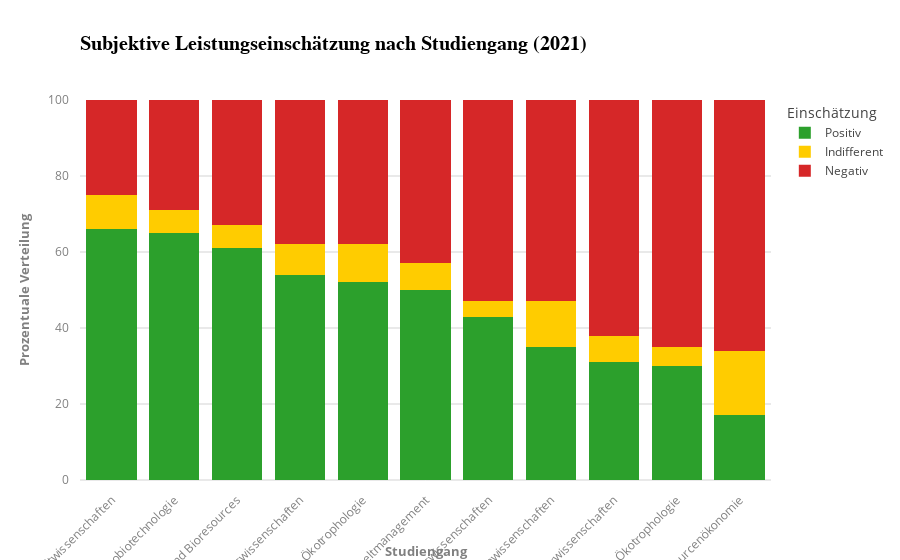

The code cell stored with this chart in its notebook:
### Code cell
import pandas as pd
import plotly.express as px

# Sicherstellen, dass 2024 in den Daten vorhanden ist
jahr = "2021"

df_2024 = sheets[jahr]

# Studiengänge automatisch erkennen
studiengaenge = [col for col in df_2024.columns if "Bachelor" in col or "Master" in col]

# Extrahiere die subjektive Leistungseinschätzung (Positiv, Indifferent, Negativ)
positiv_2024 = df_2024[(df_2024["Variable"] == "Subjektive Leistungseinschätzung") & 
                        (df_2024["Category"] == "Positiv Einschätzung (%)")][studiengaenge]

indifferent_2024 = df_2024[(df_2024["Variable"] == "Subjektive Leistungseinschätzung") & 
                            (df_2024["Category"] == "Indifferent (%)")][studiengaenge]

negativ_2024 = df_2024[(df_2024["Variable"] == "Subjektive Leistungseinschätzung") & 
                        (df_2024["Category"] == "Negativ Einschätzung (%)")][studiengaenge]

# DataFrame zur Visualisierung vorbereiten
df_studiengang_2024 = pd.concat([positiv_2024, indifferent_2024, negativ_2024], keys=["Positiv", "Indifferent", "Negativ"])
df_studiengang_2024 = df_studiengang_2024.T.reset_index()
df_studiengang_2024.columns = ["Studiengang", "Positiv", "Indifferent", "Negativ"]

# **Studiengänge ohne Werte entfernen (Zeilen mit NaN oder nur 0 entfernen)**
df_studiengang_2024 = df_studiengang_2024.dropna().replace(0, pd.NA).dropna()

# **Nach positiver Einschätzung absteigend sortieren**
df_studiengang_2024 = df_studiengang_2024.sort_values(by="Positiv", ascending=False)

# DataFrame umstrukturieren für gestapeltes Balkendiagramm
df_melted = df_studiengang_2024.melt(id_vars="Studiengang", var_name="Einschätzung", value_name="Prozent")

# Farben definieren
color_map = {
    "Positiv": "#2ca02c",   # Grün
    "Indifferent": "#ffcc00",  # Gelb
    "Negativ": "#d62728"   # Rot
}

# Gestapeltes Balkendiagramm erstellen
fig = px.bar(
    df_melted,
    x="Studiengang",
    y="Prozent",
    color="Einschätzung",
    barmode="stack",
    title="Subjektive Leistungseinschätzung nach Studiengang (2021)",
    color_discrete_map=color_map,
    template="infoviz"
)

# Layout-Anpassungen
fig.update_layout(
    xaxis=dict(title="Studiengang", tickangle=-45),
    yaxis=dict(title="Prozentuale Verteilung", range=[0, 100]),
    legend_title="Einschätzung"
)

fig.show()

### Figure 1 — Plotly figure (JSON) as saved in the notebook; plotly's stock layout.template omitted (floating-point values rounded to 4 significant figures)
{"data": [{"hovertemplate": "Einschätzung=Positiv<br>Studiengang=%{x}<br>Prozent=%{y}<extra></extra>", "legendgroup": "Positiv", "marker": {"color": "#2ca02c", "pattern": {"shape": ""}}, "name": "Positiv", "orientation": "v", "showlegend": true, "textposition": "auto", "type": "bar", "x": ["Master Umweltwissenschaften", "Master Agrobiotechnologie", "Master Insect Biotechnology and Bioresources", "Master Ernährungswissenschaften", "Master Ökotrophologie", "Bachelor Umweltmanagement", "Bachelor Ernährungswissenschaften", "Master Nutzpflanzenwissenschaften", "Bachelor Agrarwissenschaften", "Bachelor Ökotrophologie", "Master Agrar- und Ressourcenökonomie"], "xaxis": "x", "y": [66.0, 65.0, 61.0, 54.0, 52.0, 50.0, 43.0, 35.0, 31.0, 30.0, 17.0], "yaxis": "y"}, {"hovertemplate": "Einschätzung=Indifferent<br>Studiengang=%{x}<br>Prozent=%{y}<extra></extra>", "legendgroup": "Indifferent", "marker": {"color": "#ffcc00", "pattern": {"shape": ""}}, "name": "Indifferent", "orientation": "v", "showlegend": true, "textposition": "auto", "type": "bar", "x": ["Master Umweltwissenschaften", "Master Agrobiotechnologie", "Master Insect Biotechnology and Bioresources", "Master Ernährungswissenschaften", "Master Ökotrophologie", "Bachelor Umweltmanagement", "Bachelor Ernährungswissenschaften", "Master Nutzpflanzenwissenschaften", "Bachelor Agrarwissenschaften", "Bachelor Ökotrophologie", "Master Agrar- und Ressourcenökonomie"], "xaxis": "x", "y": [9.0, 6.0, 6.0, 8.0, 10.0, 7.0, 4.0, 12.0, 7.0, 5.0, 17.0], "yaxis": "y"}, {"hovertemplate": "Einschätzung=Negativ<br>Studiengang=%{x}<br>Prozent=%{y}<extra></extra>", "legendgroup": "Negativ", "marker": {"color": "#d62728", "pattern": {"shape": ""}}, "name": "Negativ", "orientation": "v", "showlegend": true, "textposition": "auto", "type": "bar", "x": ["Master Umweltwissenschaften", "Master Agrobiotechnologie", "Master Insect Biotechnology and Bioresources", "Master Ernährungswissenschaften", "Master Ökotrophologie", "Bachelor Umweltmanagement", "Bachelor Ernährungswissenschaften", "Master Nutzpflanzenwissenschaften", "Bachelor Agrarwissenschaften", "Bachelor Ökotrophologie", "Master Agrar- und Ressourcenökonomie"], "xaxis": "x", "y": [25.0, 29.0, 33.0, 38.0, 38.0, 43.0, 53.0, 53.0, 62.0, 65.0, 67.0], "yaxis": "y"}], "layout": {"barmode": "stack", "legend": {"title": {"text": "Einschätzung"}, "tracegroupgap": 0}, "title": {"text": "Subjektive Leistungseinschätzung nach Studiengang (2021)"}, "xaxis": {"anchor": "y", "domain": [0, 1], "tickangle": -45, "title": {"text": "Studiengang"}}, "yaxis": {"anchor": "x", "domain": [0, 1], "range": [0, 100], "title": {"text": "Prozentuale Verteilung"}}}}
